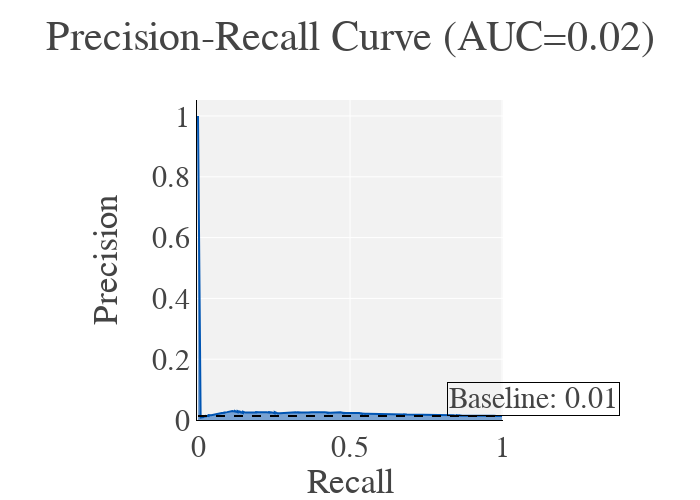

Notebook source saved alongside this figure:
### Code cell
# Predict on y test
y_pred = best_model.predict_proba(X_test)[::,1]

precision, recall, thresholds = precision_recall_curve(y_test,  y_pred)

precision_lr, recall_lr = precision, recall

auc_precision_recall = auc(recall, precision)

auc_precision_recall_lr = auc_precision_recall

fig = px.area(
    x=recall, y=precision,
    title=f'Precision-Recall Curve (AUC={auc_precision_recall:.2f})',
    labels=dict(x='Recall', y='Precision'),
    width=700, height=500
)
fig.add_shape(
    type='line', line=dict(dash='dash'),
    x0=0, x1=1, y0=baseline, y1=baseline
)
fig.update_yaxes(scaleanchor="x", scaleratio=1)
fig.update_xaxes(constrain='domain')

fig.add_annotation(text=f'Baseline: {baseline:.2f}',
                    align='left',
                    showarrow=False,
                    xref='paper',
                    yref='paper',
                    x=1.0,
                    y=baseline,
                    bordercolor='black',
                    borderwidth=1)

fig.show()

fig.write_image("images/results/PRC_environmental_lr.png")

### Figure 1 — Plotly figure (JSON) as saved in the notebook; plotly's stock layout.template omitted (floating-point values rounded to 4 significant figures; data arrays with more than 128 entries replaced by an {"elided": "..."} marker saying what was removed)
{"data": [{"hovertemplate": "Recall=%{x}<br>Precision=%{y}<extra></extra>", "legendgroup": "", "line": {"color": "#0055B3"}, "marker": {"symbol": "circle"}, "mode": "lines", "name": "", "orientation": "v", "showlegend": false, "stackgroup": "1", "type": "scatter", "x": {"elided": "8133 float values"}, "xaxis": "x", "y": {"elided": "8133 float values"}, "yaxis": "y"}], "layout": {"annotations": [{"align": "left", "bordercolor": "black", "borderwidth": 1, "showarrow": false, "text": "Baseline: 0.01", "x": 1, "xref": "paper", "y": 0.01278, "yref": "paper"}], "height": 500, "legend": {"tracegroupgap": 0}, "shapes": [{"line": {"dash": "dash"}, "type": "line", "x0": 0, "x1": 1, "y0": 0.01278, "y1": 0.01278}], "title": {"text": "Precision-Recall Curve (AUC=0.02)"}, "width": 700, "xaxis": {"anchor": "y", "constrain": "domain", "domain": [0, 1], "title": {"text": "Recall"}}, "yaxis": {"anchor": "x", "domain": [0, 1], "scaleanchor": "x", "scaleratio": 1, "title": {"text": "Precision"}}}}
